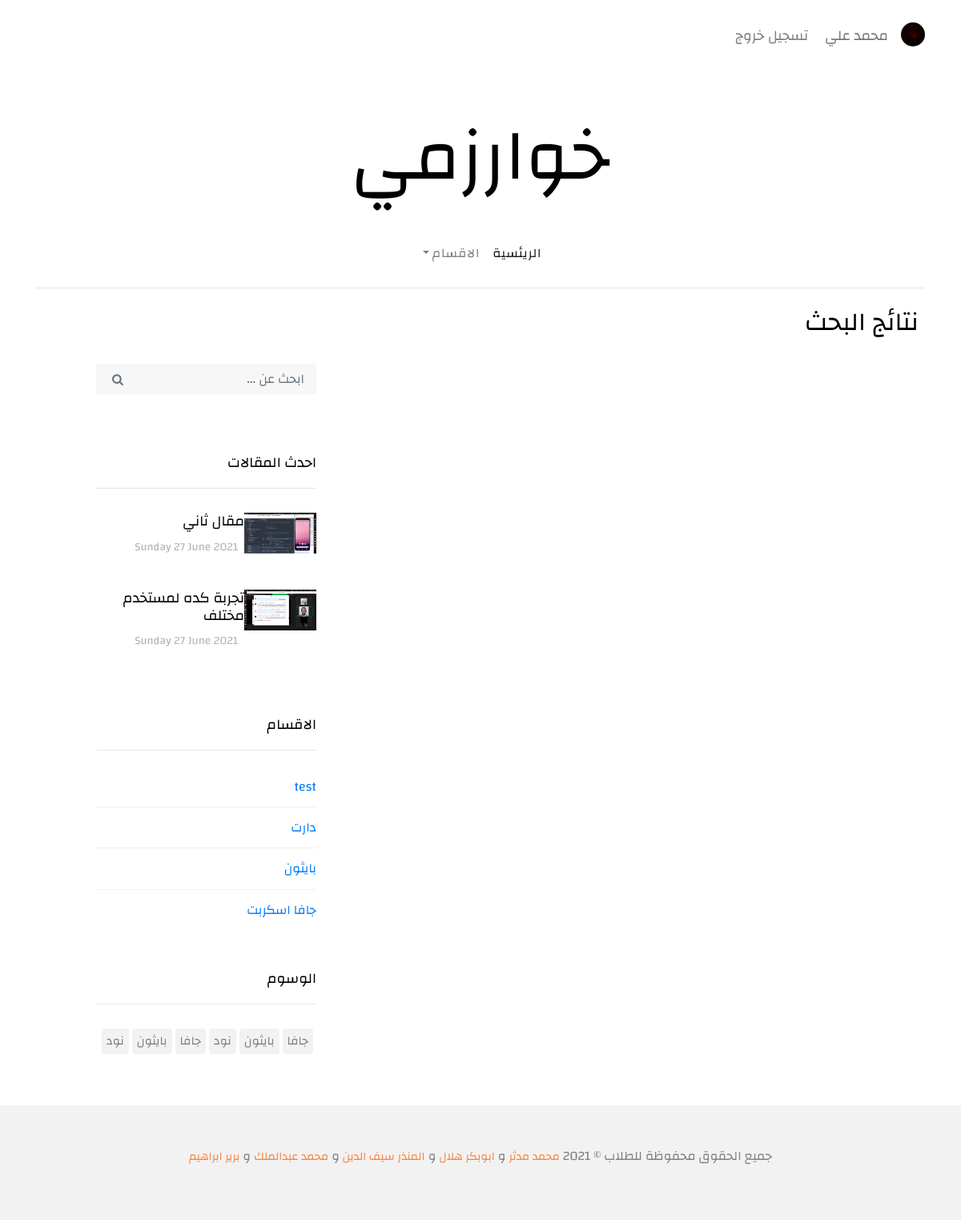
The page /search.php (signed in) on the database its author committed.
### tables this page shows
CREATE TABLE `posts` (
  `post_ID` int NOT NULL,
  `post_content` text NOT NULL,
  `post_date` varchar(255) NOT NULL,
  `post_image` text,
  `post_title` varchar(255) NOT NULL,
  `post_status` varchar(255) DEFAULT 'unapproved',
  `post_tags` text NOT NULL,
  `user_id` int NOT NULL,
  `cat_id` int NOT NULL
);

CREATE TABLE `categories` (
  `cat_ID` int NOT NULL,
  `cat_title` varchar(255) NOT NULL
);

### include/function.php (called while the page is built, shortened)
<?php include 'admin/includes/db.php';
function show_cat(){
    global $conn;
        $sql = "
        SELECT * FROM categories
        ORDER BY cat_ID
        ";
        $result = $conn->query($sql);
         if ($result->num_rows > 0) {
         $data = $result;
        return $data;
        } else {
        return false;
        }
}
function show_cat_sidebar(){
    global $conn;
        $sql = "SELECT * FROM categories ORDER BY cat_ID DESC LIMIT 5";
        $result = $conn->query($sql);
         if ($result->num_rows > 0) {
         $data = $result;
        return $data;
        } else {
         echo "0 results";
        }
}
function show_posts_sidebar(){
      global $conn;
        $sql = "SELECT * FROM posts WHERE post_status='approve' ORDER BY post_ID DESC LIMIT 5";
        $result = $conn->query($sql);
        if ($result->num_rows > 0) {
        $data = $result;
        return $data;
        } else {
         return false;
        }
 }
function show_tags(){
      global $conn;
        $sql = "SELECT * FROM posts ORDER BY post_ID DESC LIMIT 5";
        $result = $conn->query($sql);
        if ($result->num_rows > 0) {
        $data = $result;
        return $data;
        } else {
         return false;
        }
 }
?>

### include/categories.php (the view)
<div class="sidebar-box">
            <h3 class="heading">الاقسام</h3>
            <ul class="categories">
             <?php
 if(show_cat_sidebar() === false) {
     echo "<div class='alert alert-warning col-12'> لاتوجد اقسام </div>";
  ?>
<?php
}else {
                foreach(show_cat_sidebar() as $cat) {
                $cat_id = $cat["cat_ID"];
                $cat_title = $cat["cat_title"];
                echo "<li><a href='category.php?cat_id=$cat_id'>{$cat_title}</a></li>";
                  }}
              ?>
  </ul>
</div>

### include/sidebar.php (shortened to what this page needs)
 <div class="sidebar-box">
            <h3 class="heading">احدث المقالات</h3>
            <div class="post-entry-sidebar">
              <ul>
 <?php
 if(show_posts_sidebar() === false) {
     echo "<div class='alert alert-warning col-12'> لاتوجد مقالات </div>";
  ?>
<?php
}else {
  foreach (show_posts_sidebar() as $posts) {
      $post_id = $posts['post_ID'];
      $title = $posts['post_title'];
      $date = $posts['post_date'];
      $image = $posts['post_image'];
    ?>
      <li>
              <a href="single-post.php?post=<?php echo $post_id; ?>">
               <?php if($image){
                  echo "<img src='../admin/$image'  alt='$title'>";
                    }else{
                    echo'';
                    };
                    ?>
                <div class="text">
                  <h4><?php echo $title; ?></h4>
                  <div class="post-meta">
                    <span class="mr-2"><?php echo $date; ?></span>
                  </div>
                </div>
              </a>
            </li>
          <?php
  }
}
?>
   </ul>
  </div>
</div>

### include/tags.php (shortened to what this page needs)
<div class="sidebar-box">
            <h3 class="heading">الوسوم</h3>
            <ul class="tags">
 <?php
 if(show_tags() === false) {
     echo "<div class='alert alert-warning col-12'> لاتوجد وسوم </div>";
  ?>
<?php
}else {
  foreach (show_tags() as $posts) {
      $tags = $posts['post_tags'];
      $all_tag = explode(",",$tags);
        foreach($all_tag as $tag){
          echo "<li><a href=''>$tag</a></li>";
        }
  }
  }
  ?>
            </ul>
          </div>

### css/style.css (style rules this page uses)
body { font-family:"Changa"; font-weight: 300; font-size: 18px; line-height: 1.9; color: #6c757d; }
a { -webkit-transition: .3s all ease; -o-transition: .3s all ease; transition: .3s all ease; text-decoration: none; }
h1, h2, h3, h4, h5 { color: #000; font-family:"Changa"; }
.blog-entries .post-meta { margin-bottom: 20px; font-size: 14px; color: #b3b3b3; }
.sidebar-box { margin-bottom: 4em; font-size: 15px; width: 100%; float: left; background: #fff; }
.sidebar-box *:last-child { margin-bottom: 0; }
.sidebar-box .heading { font-size: 18px; margin-bottom: 30px; padding-bottom: 20px; border-bottom: 1px solid #e6e6e6; }
.tags { padding: 0; margin: 0; font-weight: 400; }
.tags li { padding: 0; margin: 0 4px 4px 0; float: left; display: inline-block; }
.tags li a { float: left; display: block; border-radius: 4px; padding: 2px 6px; color: gray; background: #f2f2f2; }
.categories, .sidelink { padding: 0; margin: 0; font-weight: 400; }
.categories li, .sidelink li { padding: 0; margin: 0; position: relative; margin-bottom: 10px; padding-bottom: 10px; border-bottom: 1px dotted #dee2e6; list-style: none; }
.categories li:last-child, .sidelink li:last-child { margin-bottom: 0; border-bottom: none; padding-bottom: 0; }
.categories li a, .sidelink li a { display: block; font-size: 16px; }
.heading { color: #000; }
.post-entry-sidebar .post-meta { font-size: 14px; color: #b3b3b3; }
.post-entry-sidebar ul { padding: 0; margin: 0; }
.post-entry-sidebar ul li { list-style: none; padding: 0 0 20px 0; margin: 0 0 20px 0; }
.post-entry-sidebar ul li a { display: table; }
.post-entry-sidebar ul li a img { width: 90px; }
.post-entry-sidebar ul li a img, .post-entry-sidebar ul li a .text { display: table-cell; vertical-align: middle; }
.post-entry-sidebar ul li a .text h4 { font-size: 18px; }
html[dir="rtl"] .tags li { float: right; }

### rows shown on the page
posts: post_image (picture), post_title "مقال ثاني", post_date "Sunday 27 June 2021", post_tags "جافا", post_tags "بايثون", post_tags "نود"
posts: post_image (picture), post_title "تجربة كده لمستخدم مختلف", post_date "Sunday 27 June 2021", post_tags "جافا", post_tags "بايثون", post_tags "نود"
categories: cat_title "test"
categories: cat_title "دارت"
categories: cat_title "بايثون"
categories: cat_title "جافا اسكربت"

### other values the page prints
$_SESSION['userLogin'] "محمد علي"
